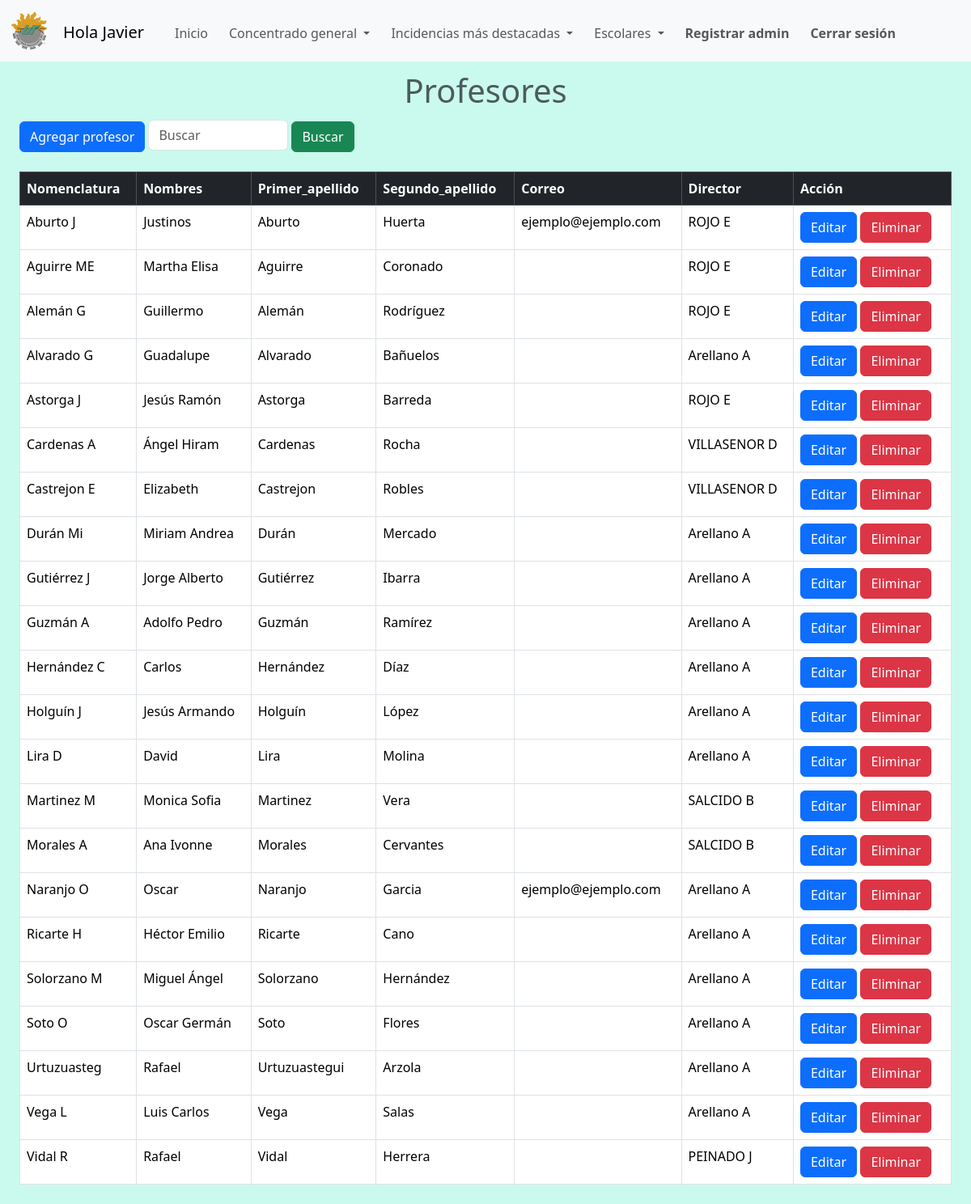
Before: /layouts_admins/profesores.php (signed in) with the older database file.
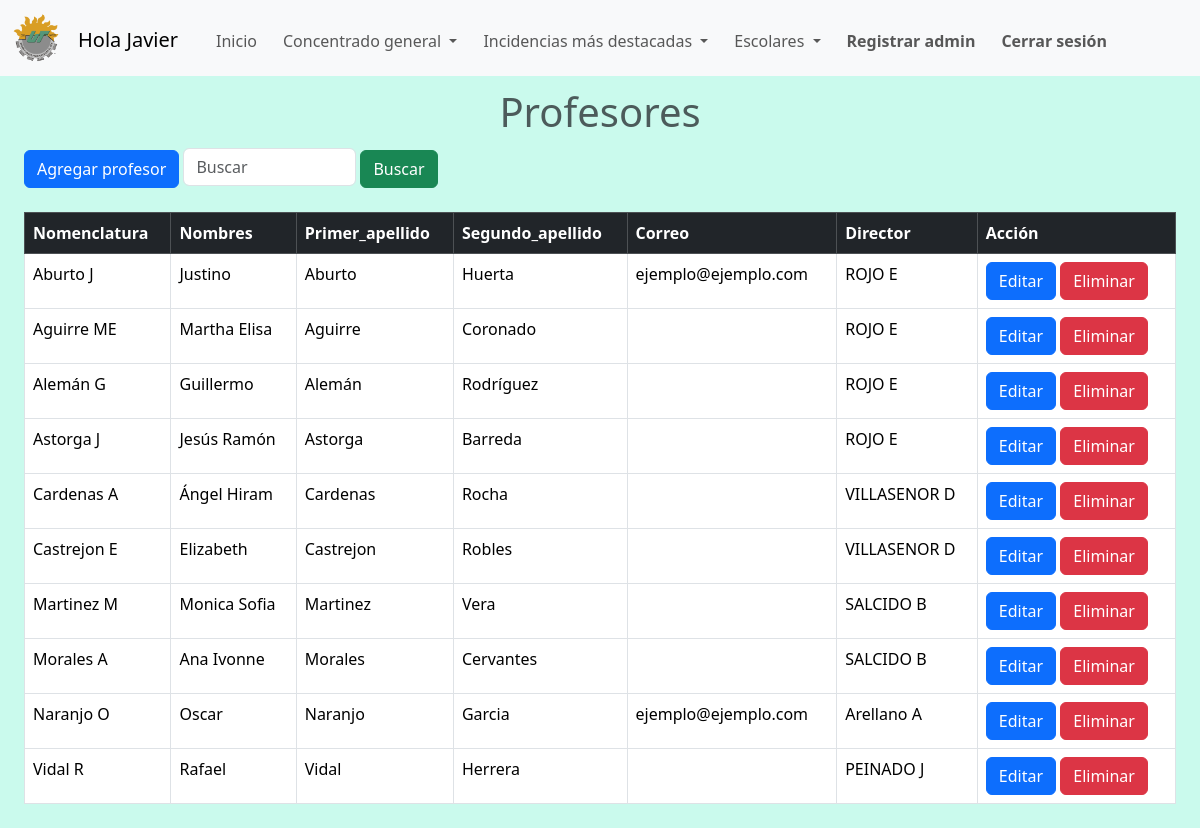
After: the same page with the newer database file.
### tables this page shows
CREATE TABLE IF NOT EXISTS `profesores` (
  `id` int NOT NULL AUTO_INCREMENT,
  `nomenclatura` varchar(100) DEFAULT NULL,
  `nombres` varchar(100) DEFAULT NULL,
  `primer_apellido` varchar(100) DEFAULT NULL,
  `segundo_apellido` varchar(100) DEFAULT NULL,
  `correo` varchar(100) DEFAULT NULL,
  `director` int DEFAULT NULL,
  PRIMARY KEY (`id`),
  KEY `director` (`director`)
);

CREATE TABLE IF NOT EXISTS `dir_de_carrera` (
  `id` int NOT NULL AUTO_INCREMENT,
  `nom_dir` varchar(50) NOT NULL,
  `nombres` varchar(50) NOT NULL,
  `primer_apellido` varchar(50) NOT NULL,
  `segundo_apellido` varchar(50) NOT NULL,
  `correo` varchar(50) NOT NULL,
  `password` varchar(250) NOT NULL,
  PRIMARY KEY (`id`)
);

### layouts_admins/profesores.php (the view, shortened to what this page needs)
<!DOCTYPE html>
<html lang="en">
<head>
    <link href="https://cdn.jsdelivr.net/npm/bootstrap@5.3.2/dist/css/bootstrap.min.css" rel="stylesheet">
</head>
<body class="admin_background">
    <?php include('navbar.php'); ?>
    <h1 class="h1-tittles text-muted">Profesores</h1>
    <div class="div-table">
    <button type="button" class="btn btn-primary btn-addprofe" data-bs-toggle="modal" data-bs-target="#exampleModal">
        Agregar profesor
    </button>
    <form class="form-inline form-buscarprofe" method="post">
        <input name="buscar-profe" class="form-control mr-sm-2 input-busquedaprofe" type="search" placeholder="Buscar" aria-label="Search">
        <button name="buscar-profesor" class="btn btn-success" type="submit">Buscar</button>
    </form>
    <br><br>
    <?php
    include ('../php/connection.php');
    if(isset($_POST['buscar-profesor'])){
        ?>
        <a class="btn-delete-filter" href="profesores.php"><button type="submit" class="btn btn-danger btn-delete-filter">Borrar busqueda</button></a>
        <br><br>
        <table class="table table-bordered" id="dataTable" width="100%" cellspacing="0">
        <thead class="table-dark">
            <tr>
                <th scope="col">Nomenclatura</th>
                <th scope="col">Nombres</th>
                <th scope="col">Primer apellido</th>
                <th scope="col">Segundo apellido</th>
                <th scope="col">Correo</th>
                <th scope="col">Director</th>
                <th scope="col">Acción</th>
            </tr>
        </thead>
        <tbody>
        <?php
        $resultado = $_POST['buscar-profe'];
        $query = "SELECT profesores.id, profesores.nomenclatura, profesores.nombres, profesores.primer_apellido, profesores.segundo_apellido, profesores.correo, dir_de_carrera.nom_dir
        FROM profesores
        INNER JOIN dir_de_carrera ON profesores.director = dir_de_carrera.id WHERE profesores.nomenclatura LIKE '%$resultado%'
        OR profesores.nombres LIKE '%$resultado%' OR profesores.primer_apellido LIKE '%$resultado%' OR profesores.segundo_apellido
        LIKE '%$resultado%' OR profesores.correo LIKE '%$resultado%' OR dir_de_carrera.nom_dir LIKE '%$resultado%' ORDER BY nomenclatura";
        $query_run = mysqli_query($connection,$query);
        if(mysqli_num_rows($query_run) > 0){
            foreach($query_run as $row){
                ?>
                <tr>
                    <td><?php echo $row["nomenclatura"]; ?></td>
                    <td><?php echo $row["nombres"];?></td>
                    <td><?php echo $row["primer_apellido"]; ?></td>
                    <td><?php echo $row["segundo_apellido"];?></td>
                    <td><?php echo $row["correo"];?></td>
                    <td><?php echo $row["nom_dir"]; ?></td>
                    <td>
                        <button type="button" class="btn btn-primary" data-bs-toggle="modal" data-bs-target="#exampleModal_<?php echo $row['id']; ?>">Editar</button>
                        <button type="button" class="btn btn-danger" data-bs-toggle="modal" data-bs-target="#borrar_<?php echo $row['id']; ?>"> Eliminar</button>
                    </td>
                </tr>
                <div class="modal fade" id="exampleModal_<?php echo $row['id']; ?>" tabindex="-1" aria-labelledby="exampleModalLabel" aria-hidden="true">
                    <div class="modal-dialog">
                        <div class="modal-content">
                            <div class="modal-header">
                                <h1 class="modal-title fs-5" id="exampleModalLabel">Editar</h1>
                                <button type="button" class="btn-close" data-bs-dismiss="modal" aria-label="Close"></button>
                            </div>
                            <div class="modal-body modal-background">
                            <form action="../php/editarprofesor.php" method="POST">
                                <div class="mb-2">
                                    <label for="recipient-name" class="col-form-label">Nomenclatura</label>
                                    <input type="text" class="form-control" id="recipient-name" name="nomenclatura" value="<?php echo $row['nomenclatura']; ?>">
                                </div>
                                <div class="mb-3">
                                    <label for="recipient-name" class="col-form-label">Nombres</label>
                                    <input type="text" class="form-control" id="recipient-name" name="nombres" value="<?php echo $row['nombres']; ?>">
                                </div>
                                <div class="mb-3">
                                    <input type="hidden" class="form-control" id="recipient-name" name="id" value="<?php echo $row['id']; ?>">
                                </div>
                                <div class="mb-3">
                                    <label for="recipient-name" class="col-form-label">Primer Apellido</label>
                                    <input type="text" class="form-control" id="recipient-name" name="primerapellido" value="<?php echo $row['primer_apellido']; ?>">
                                </div>
                                <div class="mb-3">
                                    <label for="recipient-name" class="col-form-label">Segundo Apellido</label>
                                    <input type="text" class="form-control" id="recipient-name" name="segundoapellido" value="<?php echo $row['segundo_apellido']; ?>">
                                </div>
                                <div class="mb-3">
                                    <label for="recipient-name" class="col-form-label">Correo</label>
                                    <input type="text" class="form-control" id="recipient-name" name="correo" value="<?php echo $row['correo']; ?>">
                                </div>
                                <div class="mb-3">
                                    <label for="recipient-name" class="col-form-label">Director</label>
                                    <select class="form-select" id="docente" name="director" value="<?php echo $row['director']; ?>">
                                        <option value="">Seleccionar director</option>
                                            <?php
                                            include('../php/connection.php');
                                            $consul = "SELECT CONCAT(id, ' ', nom_dir) AS director FROM dir_de_carrera";
                                            $resul = mysqli_query($connection, $consul) or die ("Algo salio mal");
                                            while($column = mysqli_fetch_array($resul)){
                                                $optionname=$column['director'];
                                                echo "<option value='$optionname'>$optionname</option>";
                                            }
                                            ?>
                                    </select>
                                </div>
                                <!-- <div class="mb-3">
                                    <label for="recipient-name" class="col-form-label">Director</label>
                                    <input type="text" class="form-control" id="recipient-name" name="director" value="<?php echo $row['director']; ?>">
                                </div> -->
                            </div>
                            <div class="modal-footer">
                                <button type="button" class="btn btn-secondary" data-bs-dismiss="modal">Cancelar</button>
                                <button type="submit" class="btn btn-primary">Guardar Cambios</button>
                            </div>
                            </form>
                        </div>
                    </div>
                </div>
                <form action="../php/eliminar.php" method="post">
                <div class="modal fade" id="borrar_<?php echo $row['id']; ?>" tabindex="-1" aria-labelledby="exampleModalLabel" aria-hidden="true">
                <div class="modal-dialog">
                    <div class="modal-content">
                    <div class="modal-header">
                        <h1 class="modal-title fs-5" id="exampleModalLabel">Eliminar</h1>
                        <button type="button" class="btn-close" data-bs-dismiss="modal" aria-label="Close"></button>
                    </div>
                    <div class="modal-body">
                            Seguro que desea eliminar a <?php echo $row['nombres']; ?>?
                        <input type="hidden" name="id" value="<?php echo $row['id']; ?>">
                    </div>
                    <div class="modal-footer">
                        <button type="button" class="btn btn-secondary" data-bs-dismiss="modal">Cancelar</button>
                        <button type="submit" class="btn btn-primary">Eliminar</button>
                    </div>
                    </div>
                </div>
                </div>
                </form>
                <?php
            }
        }else{
            ?>
            <tr>
              <td class="else-results" colspan="13" style="color:red;">No se encontraron resultados</td>
            </tr>
            <?php
        }
        ?>
        <p class="lead">Resultados para <strong><?php echo $resultado?></strong></p>
        <?php
    }else{
    ?>
    <table class="table table-bordered" id="dataTable" width="100%" cellspacing="0">
        <thead class="table-dark">
            <tr>
                <th scope="col">Nomenclatura</th>
                <th scope="col">Nombres</th>
                <th scope="col">Primer_apellido</th>
                <th scope="col">Segundo_apellido</th>
                <th scope="col">Correo</th>
                <th scope="col">Director</th>
                <th scope="col">Acción</th>
            </tr>
        </thead>
        <tbody>
            <?php
            require_once("../php/connection.php");
            $result = mysqli_query($connection, "SELECT profesores.id, profesores.nomenclatura, profesores.nombres, profesores.primer_apellido, profesores.segundo_apellido, profesores.correo, dir_de_carrera.nom_dir
            FROM profesores
            INNER JOIN dir_de_carrera ON profesores.director = dir_de_carrera.id ORDER BY nomenclatura");
            while ($row = mysqli_fetch_assoc($result)) {
            ?>
                <tr>
                    <td><?php echo $row["nomenclatura"]; ?></td>
                    <td><?php echo $row["nombres"];?></td>
                    <td><?php echo $row["primer_apellido"]; ?></td>
                    <td><?php echo $row["segundo_apellido"];?></td>
                    <td><?php echo $row["correo"];?></td>
                    <td><?php echo $row["nom_dir"]; ?></td>
                    <td>
                        <button type="button" class="btn btn-primary" data-bs-toggle="modal" data-bs-target="#exampleModal_<?php echo $row['id']; ?>">Editar</button>
                        <button type="button" class="btn btn-danger" data-bs-toggle="modal" data-bs-target="#borrar_<?php echo $row['id']; ?>"> Eliminar</button>
                    </td>
                </tr>
                <?php
    }
    ?>
        </tbody>
    </table>
    </div>
    <?php
    }
    ?>
</body>
</html>

### layouts_admins/navbar.php (shortened to what this page needs)
<link rel="stylesheet" href="../css/style.css">
<nav class="navbar navbar-expand-lg bg-light">
  <div class="container-fluid">
    <a class="navbar-brand" href="dashboard.php">
      <img src="../images/LogoUTCJ.png" alt="" width="50" height="50">
    </a>
    <p class="lead nav_username">
      Hola <?php echo ucwords($_SESSION['usuario']." ");?>
    </p>
    <div class="collapse navbar-collapse" id="navbarNav">
      <ul class="navbar-nav">
        <li class="nav-item">
          <a class="nav-link" aria-current="page" href="dashboard.php">Inicio</a>
        </li>
        <li class="nav-item dropdown">
          <a class="nav-link dropdown-toggle" href="#" role="button" data-bs-toggle="dropdown" aria-expanded="false">
            Concentrado general
          </a>
        </li>
        <li class="nav-item dropdown">
          <a class="nav-link dropdown-toggle" href="#" role="button" data-bs-toggle="dropdown" aria-expanded="false">
            Incidencias más destacadas
          </a>
        </li>
        <li class="nav-item dropdown">
          <a class="nav-link dropdown-toggle" href="#" role="button" data-bs-toggle="dropdown" aria-expanded="false">
            Escolares
          </a>
        </li>
        <li class="nav-item">
          <a class="nav-link nav-register" href="../layouts/registros.php">Registrar admin</a>
        </li>
        <li class="nav-item">
          <a class="nav-link nav-link-logout" href="../php/logout.php" aria-disabled="false">Cerrar sesión</a>
        </li>
      </ul>
    </div>
  </div>
</nav>

### css/style.css (style rules this page uses)
.navbar { background-color: #313131; color: black; margin-bottom: 1%; }
.nav_username { margin-right: 30px; position: relative; top: 10px; }
.nav-link { font-size: 16px; position: relative; top: 3px; }
.nav-register,.nav-link-logout { font-weight: bold; }
.nav-item { margin-right: 10px; }
.h1-tittles { text-align: center; color: white; }
.div-table { margin-top: 1%; margin-left: 2%; margin-right: 2%; margin-bottom: 2%; }
.admin_background { background-color: #cafaed; }
.btn-addprofe { display: inline-block; }
.form-buscarprofe { display: inline; }
.input-busquedaprofe { display: inline-block; width:15%; }

Changed rows visible on the page:
removed profesores: nomenclatura "Alvarado G", nombres "Guadalupe", primer_apellido "Alvarado", segundo_apellido "Bañuelos", director.nom_dir "Arellano A"
removed profesores: nomenclatura "Durán Mi", nombres "Miriam Andrea", primer_apellido "Durán", segundo_apellido "Mercado", director.nom_dir "Arellano A"
removed profesores: nomenclatura "Gutiérrez J", nombres "Jorge Alberto", primer_apellido "Gutiérrez", segundo_apellido "Ibarra", director.nom_dir "Arellano A"
removed profesores: nomenclatura "Guzmán A", nombres "Adolfo Pedro", primer_apellido "Guzmán", segundo_apellido "Ramírez", director.nom_dir "Arellano A"
removed profesores: nomenclatura "Hernández C", nombres "Carlos", primer_apellido "Hernández", segundo_apellido "Díaz", director.nom_dir "Arellano A"
removed profesores: nomenclatura "Holguín J", nombres "Jesús Armando", primer_apellido "Holguín", segundo_apellido "López", director.nom_dir "Arellano A"
removed profesores: nomenclatura "Lira D", nombres "David", primer_apellido "Lira", segundo_apellido "Molina", director.nom_dir "Arellano A"
removed profesores: nomenclatura "Ricarte H", nombres "Héctor Emilio", primer_apellido "Ricarte", segundo_apellido "Cano", director.nom_dir "Arellano A"
removed profesores: nomenclatura "Solorzano M", nombres "Miguel Ángel", primer_apellido "Solorzano", segundo_apellido "Hernández", director.nom_dir "Arellano A"
removed profesores: nomenclatura "Soto O", nombres "Oscar Germán", primer_apellido "Soto", segundo_apellido "Flores", director.nom_dir "Arellano A"
removed profesores: nomenclatura "Urtuzuasteg", nombres "Rafael", primer_apellido "Urtuzuastegui", segundo_apellido "Arzola", director.nom_dir "Arellano A"
removed profesores: nomenclatura "Vega L", nombres "Luis Carlos", primer_apellido "Vega", segundo_apellido "Salas", director.nom_dir "Arellano A"
changed profesores "Aburto J": nombres "Justinos" → "Justino"
